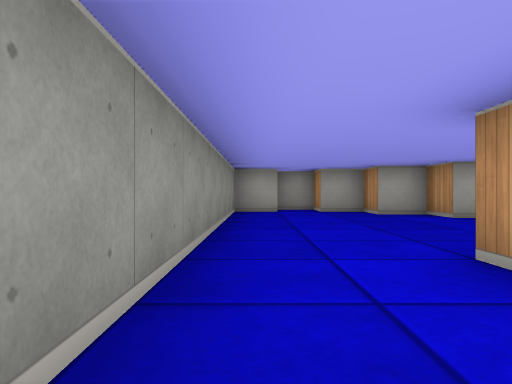
View 1 (above)

14 first-person views from a walk through a cub3D level. The camera is about half as high as the walls, looks level and sees 70° across. The floor is counted in squares. Each view is taken from the middle of a square. On the plan, view 1 faces up. The plan holds only what a view shows up to about 9 squares ahead; the rest is blank.

View 2
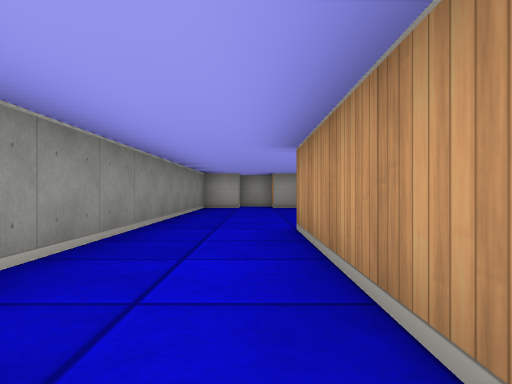

View 3
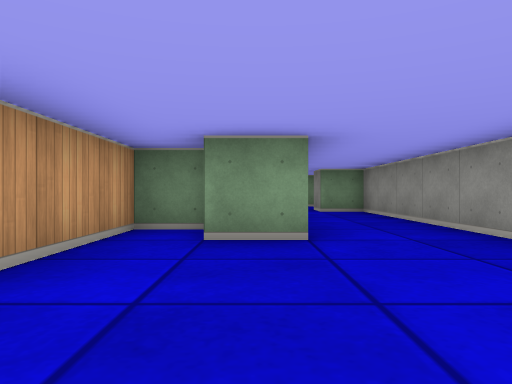

View 4
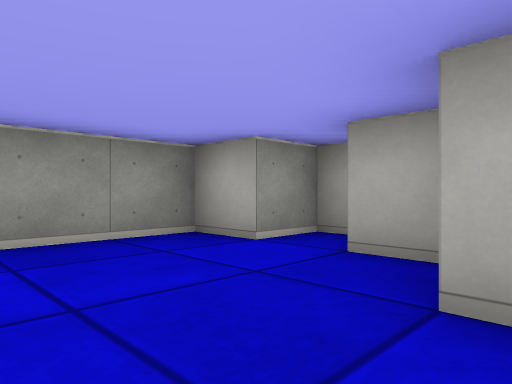

View 5
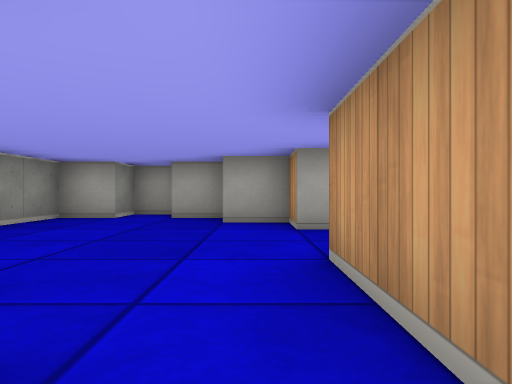

View 6
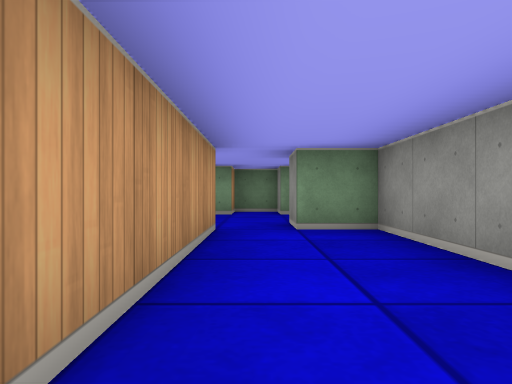

View 7
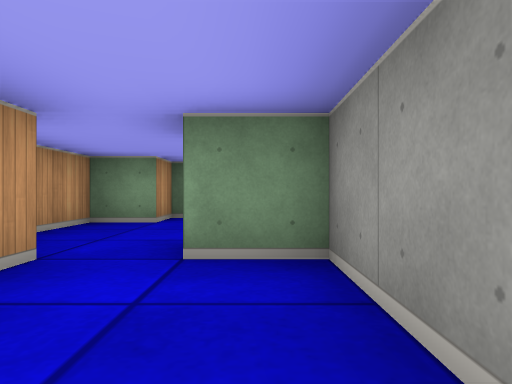

View 8
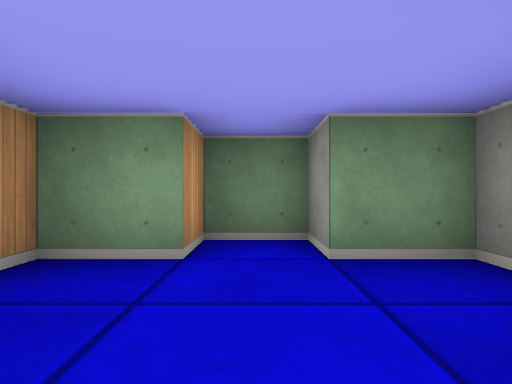

View 9
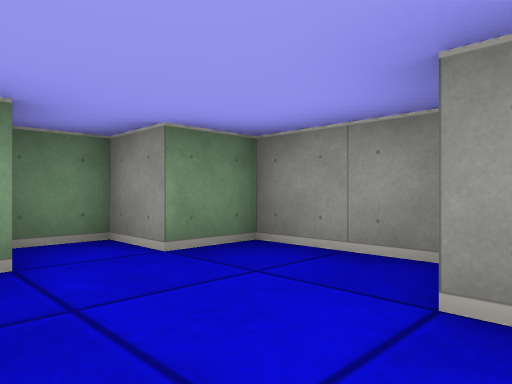

View 10
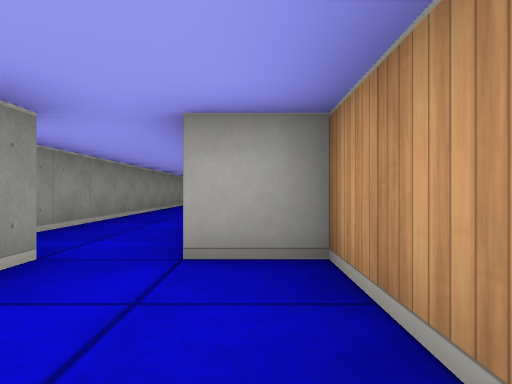

View 11
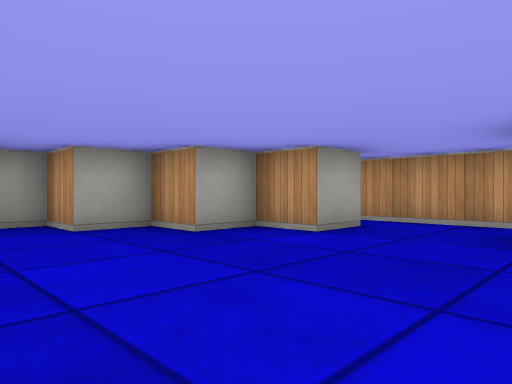

View 12
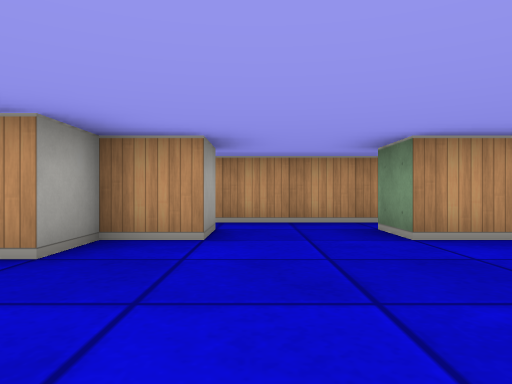

View 13
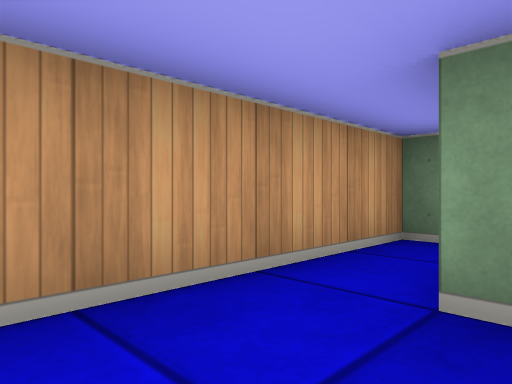

View 14
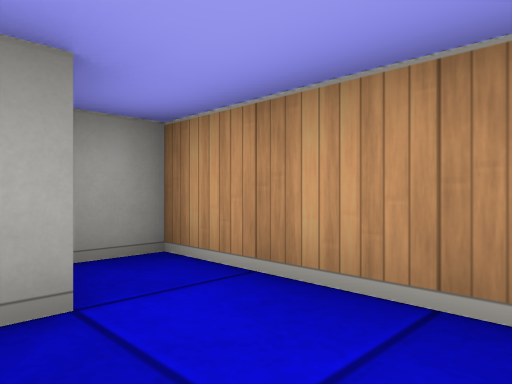

### Floor plan
Points are (right, up) in squares from view 1. A wall is a line through its corners. A room is listed if a view was taken in it or the views show most of it. See-through windows are left out.
Room 1 (views 1, 2, 3, 4, 5, 6, 7, 11, 12, 13, 14)
walls: (2.6, 1.5) (3.5, 1.5) (3.5, 4.5) (4.5, 4.5); (4.6, 6.5) (3.5, 6.5) (3.5, 7.5) (2.5, 7.5) (2.5, 8.5) (1.5, 8.5) (1.5, 9.5) (0.5, 9.5) (0.5, 8.5) (-0.5, 8.5) (-0.5, -2.5) (0.5, -2.5); (1.5, -2.5) (1.5, 2.5) (2.5, 2.5)
ways out: opening at (1, -3) to room 2; opening at (4, 5.5) to room 3
Room 2 (views 8, 9, 10)
walls: (-0.5, -3.8) (-0.5, -5.5) (0.5, -5.5) (0.5, -6.5) (1.5, -6.5) (1.5, -5.5) (2.5, -5.5) (2.5, -2.5) (1.5, -2.5); (0.5, -2.5) (0.5, -3.5)
ways out: opening at (1, -3) to room 1
Room 3 (no view inside)
walls: (5.5, 2.4) (5.5, 7.5) (4.8, 7.5)
ways out: opening at (4, 5.5) to room 1

Where each view was taken, in squares from view 1:
view 1: 0 up, 0 right, facing up
view 2: 2 down, 1 right, facing up
view 3: 6 up, 2 right, facing down
view 4: 6 up, 3 right, facing up-left
view 5: 2 up, 3 right, facing up
view 6: 2 up, 1 right, facing down
view 7: 0 up, 0 right, facing down
view 8: 3 down, 1 right, facing down
view 9: 3 down, 2 right, facing down-left
view 10: 5 down, 2 right, facing up
view 11: 4 up, 0 right, facing up-right
view 12: 6 up, 0 right, facing right
view 13: 6 up, 4 right, facing down-right
view 14: 5 up, 4 right, facing up-right
